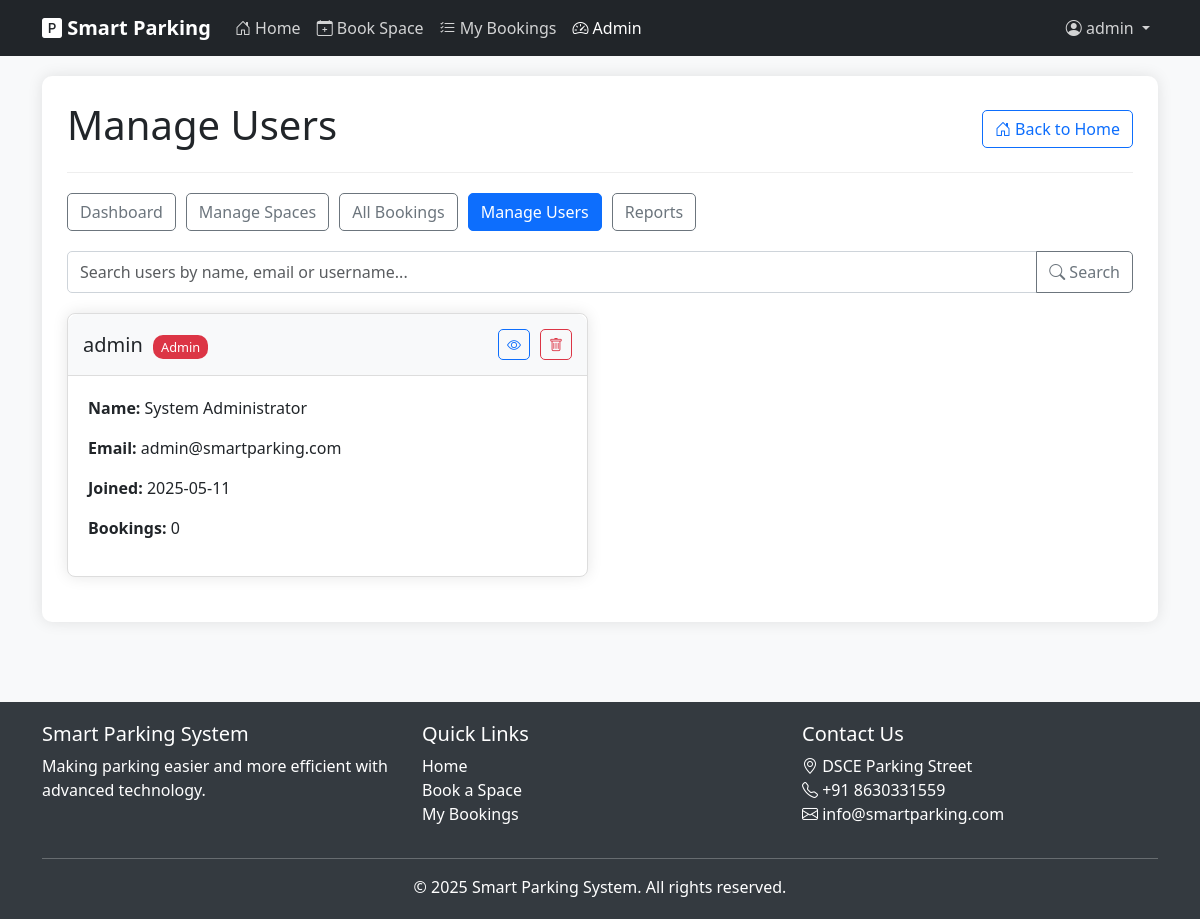
Before: /admin/users (signed in) with the older database file.
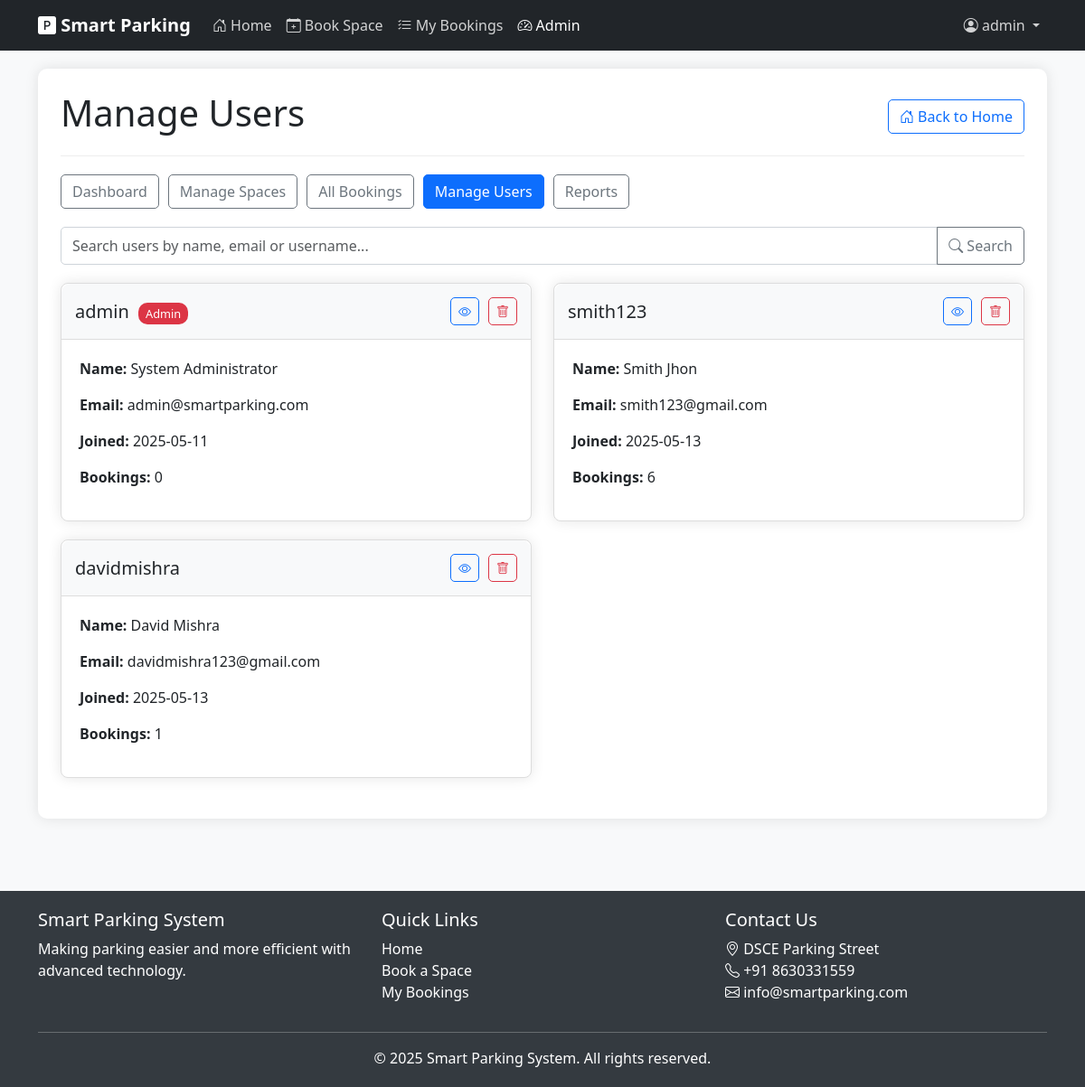
After: the same page with the newer database file.
### models.py (models this page shows, shortened)
class User(db.Model):
    id = db.Column(db.Integer, primary_key=True)
    username = db.Column(db.String(50), unique=True, nullable=False)
    email = db.Column(db.String(100), unique=True, nullable=False)
    password_hash = db.Column(db.String(128), nullable=False)
    first_name = db.Column(db.String(50))
    last_name = db.Column(db.String(50))
    phone = db.Column(db.String(20))
    is_admin = db.Column(db.Boolean, default=False)
    created_at = db.Column(db.DateTime, default=datetime.utcnow)
    bookings = db.relationship('Booking', backref='user', lazy=True)
    vehicles = db.relationship('Vehicle', backref='owner', lazy=True)

### app.py (the view)
@app.route('/admin/users')
def admin_users():
    if not session.get('is_admin', False):
        flash('You do not have permission to access this page', 'danger')
        return redirect(url_for('index'))
    users = User.query.all()
    return render_template('admin/users.html', users=users)

### app.py (called while the page is built)
@app.context_processor
def inject_view_functions():
    return dict(view_functions=app.view_functions)

### templates/admin/users.html (shortened to what this page needs)
{% extends "layout.html" %}
{% block content %}
<div class="admin-container">
    <div class="admin-header d-flex justify-content-between align-items-center">
        <h1>Manage Users</h1>
        <a href="{{ url_for('index') }}" class="btn btn-outline-primary">
            <i class="bi bi-house-door"></i> Back to Home
        </a>
    </div>
    <div class="admin-nav">
        <a href="{{ url_for('admin_dashboard') }}" class="btn btn-outline-secondary">Dashboard</a>
        <a href="{{ url_for('admin_spaces') }}" class="btn btn-outline-secondary">Manage Spaces</a>
        <a href="{{ url_for('admin_bookings') }}" class="btn btn-outline-secondary">All Bookings</a>
        <a href="{{ url_for('admin_users') }}" class="btn btn-primary">Manage Users</a>
        <a href="{{ url_for('admin_reports') }}" class="btn btn-outline-secondary">Reports</a>
    </div>
    <div class="search-box">
        <div class="input-group">
            <input type="text" class="form-control" id="userSearch" placeholder="Search users by name, email or username...">
            <button class="btn btn-outline-secondary" type="button" id="searchButton">
                <i class="bi bi-search"></i> Search
            </button>
        </div>
    </div>
    <div class="row" id="usersList">
        {% for user in users %}
            <div class="col-md-6 user-item">
                <div class="user-card card">
                    <div class="card-header d-flex justify-content-between align-items-center">
                        <h5 class="mb-0">
                            {{ user.username }}
                            {% if user.is_admin %}
                                <span class="admin-badge">Admin</span>
                            {% endif %}
                        </h5>
                        <div class="user-actions">
                            <button class="btn btn-sm btn-outline-primary" data-bs-toggle="modal" data-bs-target="#userDetailsModal{{ user.id }}">
                                <i class="bi bi-eye"></i>
                            </button>
                            <button class="btn btn-sm btn-outline-danger" data-bs-toggle="modal" data-bs-target="#deleteUserModal{{ user.id }}">
                                <i class="bi bi-trash"></i>
                            </button>
                        </div>
                    </div>
                    <div class="card-body">
                        <p><strong>Name:</strong> {{ user.first_name }} {{ user.last_name }}</p>
                        <p><strong>Email:</strong> {{ user.email }}</p>
                        <p><strong>Joined:</strong> {{ user.created_at.strftime('%Y-%m-%d') }}</p>
                        <p><strong>Bookings:</strong> {{ user.bookings|length }}</p>
                    </div>
                </div>
            </div>
        {% endfor %}
    </div>
</div>
{% endblock %}

### templates/layout.html (shortened to what this page needs)
<!DOCTYPE html>
<html lang="en">
<head>
    <link href="https://cdn.jsdelivr.net/npm/bootstrap@5.3.0-alpha1/dist/css/bootstrap.min.css" rel="stylesheet">
    <link rel="stylesheet" href="https://cdn.jsdelivr.net/npm/bootstrap-icons@1.8.1/font/bootstrap-icons.css">
    <link rel="stylesheet" href="{{ url_for('static', filename='css/style.css') }}">
</head>
<body>
    <nav class="navbar navbar-expand-lg navbar-dark bg-dark fixed-top">
        <div class="container">
            <a class="navbar-brand" href="{{ url_for('index') }}">
                <i class="bi bi-p-square-fill"></i> Smart Parking
            </a>
            <div class="collapse navbar-collapse" id="navbarNav">
                <ul class="navbar-nav me-auto">
                    <li class="nav-item">
                        <a class="nav-link {% if request.path == url_for('index') %}active{% endif %}" href="{{ url_for('index') }}">
                            <i class="bi bi-house-door"></i> Home
                        </a>
                    </li>
                    {% if 'book_space' in view_functions %}
                    <li class="nav-item">
                        <a class="nav-link {% if request.path == url_for('book_space') %}active{% endif %}" href="{{ url_for('book_space') }}">
                            <i class="bi bi-calendar-plus"></i> Book Space
                        </a>
                    </li>
                    {% endif %}
                    {% if 'view_bookings' in view_functions %}
                    <li class="nav-item">
                        <a class="nav-link {% if request.path == url_for('view_bookings') %}active{% endif %}" href="{{ url_for('view_bookings') }}">
                            <i class="bi bi-list-check"></i> My Bookings
                        </a>
                    </li>
                    {% endif %}
                    {% if session.get('is_admin', False) and 'admin_dashboard' in view_functions %}
                    <li class="nav-item">
                        <a class="nav-link {% if '/admin/' in request.path %}active{% endif %}" href="{{ url_for('admin_dashboard') }}">
                            <i class="bi bi-speedometer2"></i> Admin
                        </a>
                    </li>
                    {% endif %}
                </ul>
                <ul class="navbar-nav">
                    {% if session.get('user_id') %}
                    <li class="nav-item dropdown">
                        <a class="nav-link dropdown-toggle" href="#" id="navbarDropdown" role="button" data-bs-toggle="dropdown" aria-expanded="false">
                            <i class="bi bi-person-circle"></i> {{ session.get('username', 'Account') }}
                        </a>
                    </li>
                    {% else %}
                    <li class="nav-item">
                        <a class="nav-link" href="{{ url_for('login') }}">
                            <i class="bi bi-box-arrow-in-right"></i> Login
                        </a>
                    </li>
                    {% endif %}
                </ul>
            </div>
        </div>
    </nav>
    <div class="main-content">
        <div class="container">
            {% block content %}{% endblock %}
        </div>
    </div>
    <footer class="footer">
        <div class="container">
            <div class="row">
                <div class="col-md-4">
                    <h5>Smart Parking System</h5>
                    <p>Making parking easier and more efficient with advanced technology.</p>
                </div>
                <div class="col-md-4">
                    <h5>Quick Links</h5>
                    <ul class="list-unstyled">
                        <li><a href="{{ url_for('index') }}" class="text-white">Home</a></li>
                        {% if 'book_space' in view_functions %}
                        <li><a href="{{ url_for('book_space') }}" class="text-white">Book a Space</a></li>
                        {% endif %}
                        {% if 'view_bookings' in view_functions %}
                        <li><a href="{{ url_for('view_bookings') }}" class="text-white">My Bookings</a></li>
                        {% endif %}
                    </ul>
                </div>
                <div class="col-md-4">
                    <h5>Contact Us</h5>
                    <address class="text-white">
                        <i class="bi bi-geo-alt"></i> DSCE Parking Street<br>
                        <i class="bi bi-telephone"></i> +91 8630331559<br>
                        <i class="bi bi-envelope"></i> info@smartparking.com
                    </address>
                </div>
            </div>
            <hr class="bg-light">
            <div class="text-center">
                <p class="mb-0">&copy; {{ now().year }} Smart Parking System. All rights reserved.</p>
            </div>
        </div>
    </footer>
</body>
</html>

### static/css/style.css (style rules this page uses)
:root { --primary-color: #0d6efd; --secondary-color: #6c757d; --success-color: #28a745; --danger-color: #dc3545; --warning-color: #ffc107; --info-color: #17a2b8; --light-color: #f8f9fa; --dark-color: #343a40; }
body { font-family: 'Segoe UI', Tahoma, Geneva, Verdana, sans-serif; padding-top: 56px; min-height: 100vh; display: flex; flex-direction: column; background-color: var(--light-color); }
.main-content { flex: 1; padding: 20px 0; }
.navbar-brand { font-weight: bold; }
.navbar-dark .navbar-nav .nav-link { color: rgba(255, 255, 255, 0.8); }
.navbar-dark .navbar-nav .nav-link.active { color: white; font-weight: 500; }
.card, .container-card { border-radius: 10px; box-shadow: 0 0 15px rgba(0, 0, 0, 0.1); transition: transform 0.3s ease, box-shadow 0.3s ease; }
.card-header { border-top-left-radius: 10px !important; border-top-right-radius: 10px !important; }
.btn { border-radius: 5px; font-weight: 500; }
.btn-primary { background-color: var(--primary-color); border-color: var(--primary-color); }
.form-control, .form-select { border-radius: 5px; border: 1px solid #ced4da; padding: 0.5rem 0.75rem; }
.footer { background-color: var(--dark-color); color: white; padding: 20px 0; margin-top: 30px; }
.footer a { color: white; text-decoration: none; }

Changed rows visible on the page:
added User: username "smith123", first_name "Smith", last_name "Jhon", email "smith123@gmail.com", created_at "2025-05-13", bookings|length "6"
added User: username "davidmishra", first_name "David", last_name "Mishra", email "davidmishra123@gmail.com", created_at "2025-05-13", bookings|length "1"
